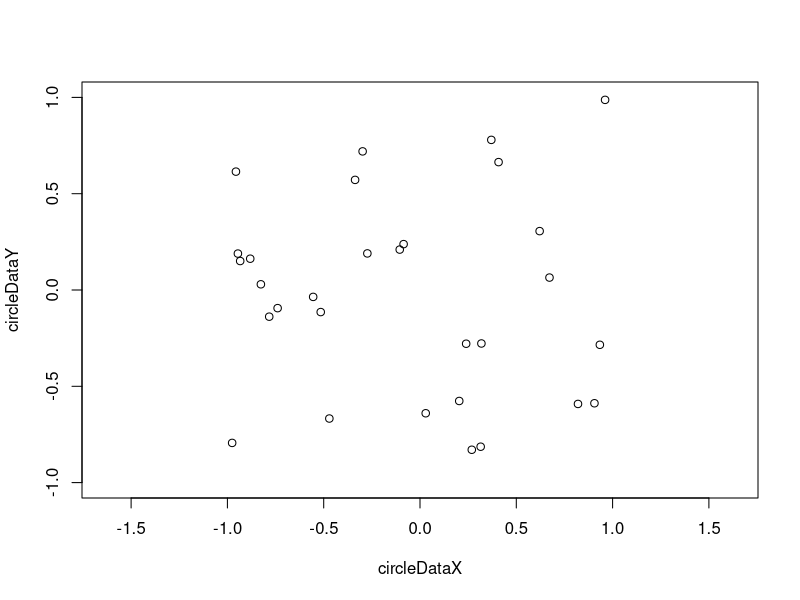
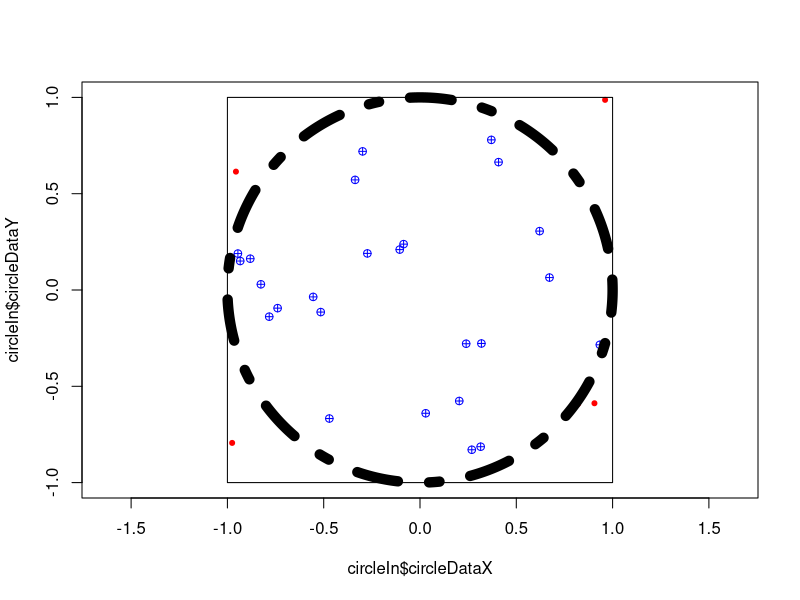

The R source for these figures, in order:
library(plotrix)

n=30
pi = 3.14159

set.seed(1212)

circleDataX <- runif(n, min=-1, max=1)
circleDataY <- runif(n, min=-1, max=1)
inOrOut <- logical(n)

circleDataFrame <- data.frame(circleDataX, circleDataY, inOrOut)

circleDataFrame$inOrOut <- ifelse(((circleDataFrame$circleDataX ^ 2) + (circleDataFrame$circleDataY ^ 2) <= 1), TRUE, FALSE)

circleIn <- subset(circleDataFrame, circleDataFrame$inOrOut == TRUE)
circleOut <- subset(circleDataFrame, circleDataFrame$inOrOut == FALSE)

plot.new()
frame()
#plot.window(xlim = 1.1 * 1 * c(-1, 1), ylim = 1.1 * 1 * c(-1, 1))
plot(circleDataX,circleDataY,asp=1,xlim=c(-1,1),ylim=c(-1,1))

plot(circleIn$circleDataX,circleIn$circleDataY,asp=1,xlim=c(-1,1),ylim=c(-1,1), pch = 10, col = "blue")

#points(circleIn$circleDataX, circleIn$circleDataY, pch = 10, col = "blue")
points(circleOut$circleDataX, circleOut$circleDataY, pch = 20, col = "red")

draw.circle(0,0,1,nv=1000,border=NULL,col=NA,lty=10,lwd=10)

rect(-1,-1,1,1)

areaOfSquare <- 2 * 2

computedPi <- areaOfSquare * (nrow(circleIn) / n)

test <- vector(mode="integer", 1000)

